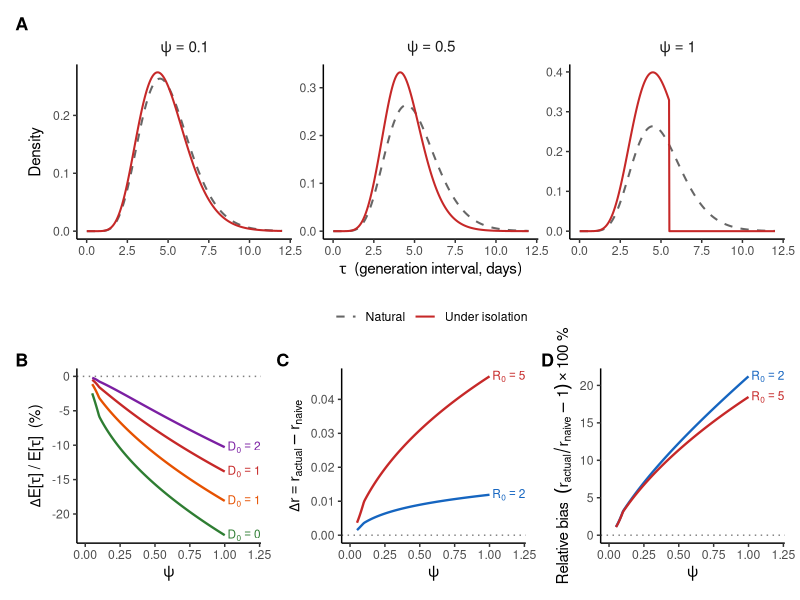

Here is the R script that generated this plot:
library(tidyverse)
library(patchwork)

# ==============================================================================
# Generation interval distortion under isolation — analytical derivation
#
# Isolation truncates individual infectiousness profiles at detection time D,
# preferentially removing late transmissions from smooth profiles. This
# shortens the effective GI and inflates the growth rate relative to what
# R_eff alone would predict.
#
# The tilted Euler-Lotka equation:
#   R₀ · (β/(β+r))^α · [1 − η · pgamma(D, ψα, β+r, lower=FALSE)] = 1
#
# vs the naive equation:
#   R_eff · (β/(β+r))^α = 1
#
# The difference: β+r replaces β inside the survival function (exponential
# tilting). For r > 0, this makes the survival function smaller → fewer
# transmissions "effectively averted" → actual growth rate > naive prediction.
#
# See notes/math_output.html for the full derivation.
# ==============================================================================

# ==============================================================================
# 1. Parameters
# ==============================================================================

T_gen    <- 5
alpha    <- 10           # population-level shape
beta     <- alpha / T_gen  # rate = 2

R0_vals  <- c(2, 5)
eta      <- 1            # full coverage for main analysis
D0_vals  <- c(0.5, 1.0, 1.5, 2.0)

psi_fine <- seq(0.05, 1.0, length.out = 200)
psi_panel_A <- c(0.1, 0.5, 1.0)

# Color palette: red (spike) → blue (smooth), consistent with overlap rule
psi_colors_3 <- setNames(
  c("#C62828", "#E65100", "#0D47A1"),
  as.character(psi_panel_A)
)

D0_colors <- setNames(
  c("#2E7D32", "#E65100", "#C62828", "#7B1FA2"),
  as.character(D0_vals)
)

R0_colors <- setNames(
  c("#1565C0", "#C62828"),
  as.character(R0_vals)
)

# Mode of Gamma(shape, rate) = max(0, (shape - 1)/rate)
gamma_mode <- function(shape, rate) {
  ifelse(shape >= 1, (shape - 1) / rate, 0)
}

# ==============================================================================
# 2. Key functions
# ==============================================================================

# Detection threshold D = m_psi + D0
D_threshold <- function(psi, D0) {
  a <- psi * alpha
  gamma_mode(a, beta) + D0
}

# Tilted survival: pgamma(D, a, beta+r, lower=FALSE)
S_tilted <- function(psi, D, r_val) {
  a <- psi * alpha
  pgamma(D, shape = a, rate = beta + r_val, lower.tail = FALSE)
}

# Untilted survival: pgamma(D, a, beta, lower=FALSE)
S_untilted <- function(psi, D) {
  a <- psi * alpha
  pgamma(D, shape = a, rate = beta, lower.tail = FALSE)
}

# R_eff from the overlap rule
R_eff_fn <- function(R0, psi, D, eta_val) {
  R0 * (1 - eta_val * S_untilted(psi, D))
}

# Naive Euler-Lotka (closed-form): r = beta * (R_eff^{1/alpha} - 1)
r_naive_fn <- function(R_eff_val) {
  if (R_eff_val <= 1) return(0)
  beta * (R_eff_val^(1/alpha) - 1)
}

# Actual Euler-Lotka (root-finding):
# R0 * (beta/(beta+r))^alpha * [1 - eta * S_tilted(psi, D, r)] = 1
r_actual_fn <- function(R0, psi, D, eta_val, r_range = c(-0.5, 10)) {
  a <- psi * alpha

  euler_lotka <- function(r_val) {
    mgf <- (beta / (beta + r_val))^alpha
    surv <- pgamma(D, shape = a, rate = beta + r_val, lower.tail = FALSE)
    R0 * mgf * (1 - eta_val * surv) - 1
  }

  # Check bracketing
  f_lo <- euler_lotka(r_range[1])
  f_hi <- euler_lotka(r_range[2])

  if (is.na(f_lo) || is.na(f_hi)) return(NA_real_)
  if (sign(f_lo) == sign(f_hi)) {
    # Try wider range
    r_range <- c(-1, 20)
    f_lo <- euler_lotka(r_range[1])
    f_hi <- euler_lotka(r_range[2])
    if (is.na(f_lo) || is.na(f_hi)) return(NA_real_)
    if (sign(f_lo) == sign(f_hi)) return(NA_real_)
  }

  uniroot(euler_lotka, interval = r_range, tol = 1e-10)$root
}

# Distorted GI density via numerical convolution
# w*(tau) = [(1-eta)*g(tau) + eta * conv(f_l, f_eps_trunc)(tau)] / (1 - TE)
w_star_fn <- function(tau_grid, psi, D0_val, eta_val = 1) {
  a <- psi * alpha
  b <- (1 - psi) * alpha
  D <- D_threshold(psi, D0_val)

  # Natural GI density
  g_nat <- dgamma(tau_grid, shape = alpha, rate = beta)

  # TE = eta * P(eps > D)
  TE <- eta_val * pgamma(D, shape = a, rate = beta, lower.tail = FALSE)

  if (TE < 1e-12) return(g_nat)  # no intervention effect

  dtau <- tau_grid[2] - tau_grid[1]

  # When b ≈ 0 (ψ ≈ 1), f_l is a point mass at 0, so tau = eps directly.
  # The truncated density is just f_eps(tau) * I(tau < D).
  if (b < 1e-6) {
    density_isolated <- dgamma(tau_grid, shape = a, rate = beta) * (tau_grid < D)
  } else {
    # Convolution: integrate f_l(tau - eps) * f_eps(eps) over eps in [0, min(tau, D)]
    density_isolated <- numeric(length(tau_grid))

    eps_grid <- seq(0, max(D, 0.01), length.out = 500)
    deps <- eps_grid[2] - eps_grid[1]

    f_eps_vals <- dgamma(eps_grid, shape = a, rate = beta)
    f_eps_vals[eps_grid >= D] <- 0

    for (i in seq_along(tau_grid)) {
      tau_i <- tau_grid[i]
      if (tau_i <= 0) next
      eps_use <- eps_grid[eps_grid < tau_i]
      if (length(eps_use) == 0) next
      f_l_vals <- dgamma(tau_i - eps_use, shape = b, rate = beta)
      f_e_vals <- f_eps_vals[seq_along(eps_use)]
      density_isolated[i] <- sum(f_l_vals * f_e_vals) * deps
    }
  }

  # Combined density (unnormalised by R0 contributions):
  # (1 - eta) * g(tau) + eta * density_isolated
  w_combined <- (1 - eta_val) * g_nat + eta_val * density_isolated
  # Normalise
  w_combined <- w_combined / (sum(w_combined) * dtau)
  w_combined
}

# Mean GI under isolation (analytical formula)
mean_gi_star <- function(psi, D0_val, eta_val = 1) {
  a <- psi * alpha
  b <- (1 - psi) * alpha
  D <- D_threshold(psi, D0_val)

  F_D_a   <- pgamma(D, shape = a, rate = beta)
  Fbar_D_a <- 1 - F_D_a
  F_D_a1  <- pgamma(D, shape = a + 1, rate = beta)

  TE <- eta_val * Fbar_D_a

  mean_natural <- alpha / beta

  # Mean of surviving transmissions from isolated individuals
  # E[tau* | isolated, surviving] = b/beta + (a/beta) * F(D; a+1, beta) / F(D; a, beta)
  if (F_D_a < 1e-15) {
    # All transmissions averted — shouldn't happen if R_eff > 0
    return(mean_natural)
  }
  mean_eps_trunc <- (a / beta) * F_D_a1 / F_D_a
  mean_isolated_surviving <- b / beta + mean_eps_trunc

  # Weighted average
  numerator <- (1 - eta_val) * mean_natural + eta_val * F_D_a * mean_isolated_surviving
  denominator <- 1 - TE
  numerator / denominator
}

# ==============================================================================
# 3. Panel A — Distorted GI densities
# ==============================================================================

cat("Computing Panel A: distorted GI densities...\n")

D0_panelA <- 1.0
tau_grid <- seq(0.01, 12, length.out = 600)

df_A <- map_dfr(psi_panel_A, function(psi) {
  w_nat  <- dgamma(tau_grid, shape = alpha, rate = beta)
  w_dist <- w_star_fn(tau_grid, psi, D0_panelA, eta)

  bind_rows(
    tibble(tau = tau_grid, density = w_nat,  type = "Natural", psi = factor(psi)),
    tibble(tau = tau_grid, density = w_dist, type = "Under isolation", psi = factor(psi))
  )
})

panel_A <- ggplot(df_A, aes(x = tau, y = density, colour = type, linetype = type)) +
  geom_line(linewidth = 0.7) +
  facet_wrap(~psi, nrow = 1, scales = "free_y",
             labeller = as_labeller(
               setNames(paste0("psi == ", psi_panel_A), as.character(psi_panel_A)),
               label_parsed
             )) +
  scale_colour_manual(values = c("Natural" = "grey40",
                                 "Under isolation" = "#C62828"),
                      name = NULL) +
  scale_linetype_manual(values = c("Natural" = "dashed",
                                   "Under isolation" = "solid"),
                        name = NULL) +
  labs(x = expression(tau ~~ "(generation interval, days)"),
       y = "Density") +
  coord_cartesian(xlim = c(0, 12)) +
  theme_classic(base_size = 11) +
  theme(legend.position = "bottom",
        strip.background = element_blank(),
        strip.text = element_text(size = 11))

cat("  Panel A done.\n")

# ==============================================================================
# 4. Panel B — Mean GI shift vs ψ for various D₀
# ==============================================================================

cat("Computing Panel B: mean GI shift...\n")

mean_natural <- alpha / beta

df_B <- map_dfr(D0_vals, function(d0) {
  map_dfr(psi_fine, function(psi) {
    m_star <- mean_gi_star(psi, d0, eta)
    tibble(
      psi = psi,
      delta_mean_pct = (m_star - mean_natural) / mean_natural * 100,
      D0 = factor(d0)
    )
  })
})

label_B <- df_B %>%
  filter(psi == max(psi_fine)) %>%
  mutate(label = paste0("D[0] == ", as.character(D0)))

panel_B <- ggplot(df_B, aes(x = psi, y = delta_mean_pct, colour = D0)) +
  geom_line(linewidth = 0.8) +
  geom_hline(yintercept = 0, linetype = "dotted", colour = "grey50") +
  geom_text(data = label_B,
            aes(x = psi + 0.02, y = delta_mean_pct, label = label),
            parse = TRUE, hjust = 0, size = 3, show.legend = FALSE) +
  scale_colour_manual(values = D0_colors, guide = "none") +
  labs(x = expression(psi),
       y = expression(Delta * "E[" * tau * "] / E[" * tau * "]  (%)")) +
  coord_cartesian(xlim = c(0, 1.2)) +
  theme_classic(base_size = 11)

cat("  Panel B done.\n")

# ==============================================================================
# 5. Panel C — Growth rate bias: Δr = r_actual − r_naive vs ψ
# ==============================================================================

cat("Computing Panel C: growth rate bias...\n")

df_C <- map_dfr(R0_vals, function(R0) {
  map_dfr(psi_fine, function(psi) {
    D <- D_threshold(psi, 1.0)  # D0 = 1
    R_eff <- R_eff_fn(R0, psi, D, eta)

    r_n <- r_naive_fn(R_eff)
    r_a <- r_actual_fn(R0, psi, D, eta)

    if (is.na(r_a)) r_a <- r_n  # fallback

    tibble(
      psi = psi,
      delta_r = r_a - r_n,
      R0 = factor(R0)
    )
  })
})

label_C <- df_C %>%
  filter(psi == max(psi_fine)) %>%
  mutate(label = paste0("R[0] == ", as.character(R0)))

panel_C <- ggplot(df_C, aes(x = psi, y = delta_r, colour = R0)) +
  geom_line(linewidth = 0.8) +
  geom_hline(yintercept = 0, linetype = "dotted", colour = "grey50") +
  geom_text(data = label_C,
            aes(x = psi + 0.02, y = delta_r, label = label),
            parse = TRUE, hjust = 0, size = 3, show.legend = FALSE) +
  scale_colour_manual(values = R0_colors, guide = "none") +
  labs(x = expression(psi),
       y = expression(Delta * r == r[actual] - r[naive])) +
  coord_cartesian(xlim = c(0, 1.2)) +
  theme_classic(base_size = 11)

cat("  Panel C done.\n")

# ==============================================================================
# 6. Panel D — Relative bias: r_actual / r_naive (% overestimate)
# ==============================================================================

cat("Computing Panel D: relative bias...\n")

df_D <- map_dfr(R0_vals, function(R0) {
  map_dfr(psi_fine, function(psi) {
    D <- D_threshold(psi, 1.0)
    R_eff <- R_eff_fn(R0, psi, D, eta)

    r_n <- r_naive_fn(R_eff)
    r_a <- r_actual_fn(R0, psi, D, eta)

    if (is.na(r_a)) r_a <- r_n

    rel_bias <- if (abs(r_n) > 1e-8) (r_a - r_n) / r_n * 100 else 0

    tibble(
      psi = psi,
      rel_bias_pct = rel_bias,
      R0 = factor(R0)
    )
  })
})

label_D <- df_D %>%
  filter(psi == max(psi_fine)) %>%
  mutate(label = paste0("R[0] == ", as.character(R0)))

panel_D <- ggplot(df_D, aes(x = psi, y = rel_bias_pct, colour = R0)) +
  geom_line(linewidth = 0.8) +
  geom_hline(yintercept = 0, linetype = "dotted", colour = "grey50") +
  geom_text(data = label_D,
            aes(x = psi + 0.02, y = rel_bias_pct, label = label),
            parse = TRUE, hjust = 0, size = 3, show.legend = FALSE) +
  scale_colour_manual(values = R0_colors, guide = "none") +
  labs(x = expression(psi),
       y = expression("Relative bias" ~~ (r[actual]/r[naive] - 1) %*% 100 ~ "%")) +
  coord_cartesian(xlim = c(0, 1.2)) +
  theme_classic(base_size = 11)

cat("  Panel D done.\n")

# ==============================================================================
# 7. Combine and save
# ==============================================================================

cat("Assembling figure...\n")

fig <- (panel_A) / (panel_B | panel_C | panel_D) +
  plot_layout(heights = c(1, 1)) +
  plot_annotation(tag_levels = "A") &
  theme(plot.tag = element_text(face = "bold", size = 13))

ggsave("figures/fig_gi_distortion_analytical.pdf", fig,
       width = 13, height = 8)

cat("Saved figures/fig_gi_distortion_analytical.pdf\n")

# ==============================================================================
# 8. Verification checks
# ==============================================================================

cat("\n--- Verification checks ---\n")

# Check 1: Δr → 0 as ψ → 0
D_check <- D_threshold(0.05, 1.0)
R_eff_check <- R_eff_fn(2, 0.05, D_check, 1)
r_n_check <- r_naive_fn(R_eff_check)
r_a_check <- r_actual_fn(2, 0.05, D_check, 1)
cat(sprintf("  ψ=0.05: Δr = %.6f (should be ~0)\n", r_a_check - r_n_check))

# Check 2: Δr > 0 for ψ = 1 with R0 > 1
D_check2 <- D_threshold(1.0, 1.0)
R_eff_check2 <- R_eff_fn(2, 1.0, D_check2, 1)
r_n_check2 <- r_naive_fn(R_eff_check2)
r_a_check2 <- r_actual_fn(2, 1.0, D_check2, 1)
cat(sprintf("  ψ=1.0, R0=2: Δr = %.6f (should be > 0)\n", r_a_check2 - r_n_check2))

# Check 3: naive = actual when η = 0
r_n_check3 <- r_naive_fn(2)
r_a_check3 <- r_actual_fn(2, 0.5, D_threshold(0.5, 1.0), 0)
cat(sprintf("  η=0: r_naive=%.6f, r_actual=%.6f, diff=%.2e (should be ~0)\n",
            r_n_check3, r_a_check3, abs(r_a_check3 - r_n_check3)))

cat("\n=== Analysis complete ===\n")
